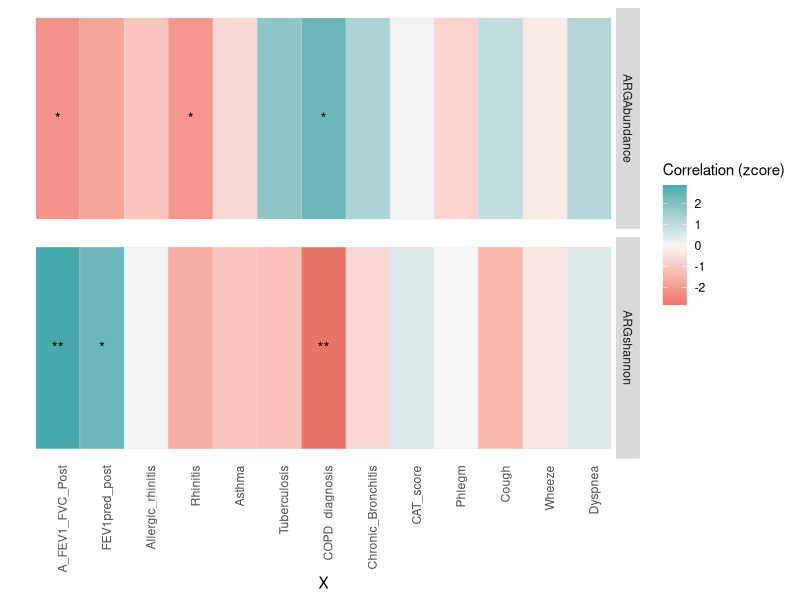

Write R code to recreate this figure.
library(dplyr)

LungFunctions <- c("A_FEV1_FVC_Post","FEV1pred_post")
LungDisease <- c("Allergic_rhinitis","Rhinitis","Asthma","Tuberculosis","COPD_diagnosis","Chronic_Bronchitis")
LungSyptom <- c("CAT_score","Phlegm","Cough","Wheeze","Dyspnea")
HealthCols <- c(LungFunctions, LungDisease, LungSyptom)

pvals_meta.totalARGindex <- data.table::fread("Fig2a.sourceData_lm.txt", data.table = F)

plotD <- pvals_meta.totalARGindex %>% 
  filter(X %in% HealthCols)  %>%  
  mutate(zscore = -qnorm(lm.pval/2)) %>%
  mutate(sig =  cut(lm.pval,
                    breaks = c(-Inf,0.001, 0.01, 0.05,  Inf),
                    labels = c("***","**","*","")))


library(ggplot2)
plotD$X <- factor(plotD$X, levels = HealthCols)
plotD$zscore.dir <- plotD$zscore * sign(plotD$lm.coef)

ggplot(plotD) +
  geom_tile(aes(x=X, y=0, fill = zscore.dir), color="#E5E5E5") +
  scale_fill_gradientn(
    colors = c("#EB746A", "#F7F7F7","#47A9AE"),  # 自定义颜色
    values = scales::rescale(c(min(plotD$zscore.dir,na.rm = T), 
                               0, 
                               max(plotD$zscore.dir,na.rm = T))),  # 自定义值,
    name = "Correlation (zcore)",
    na.value = "white") +
  theme(panel.background = element_blank(),
        panel.grid = element_blank(),
        axis.text.y = element_blank(),
        axis.ticks = element_blank(),
        axis.text.x = element_text(angle = 90, hjust=1) ) +
  ylab("") +
  facet_grid(Y~.)+
  geom_text(aes(x=X, y=0, label = sig))
